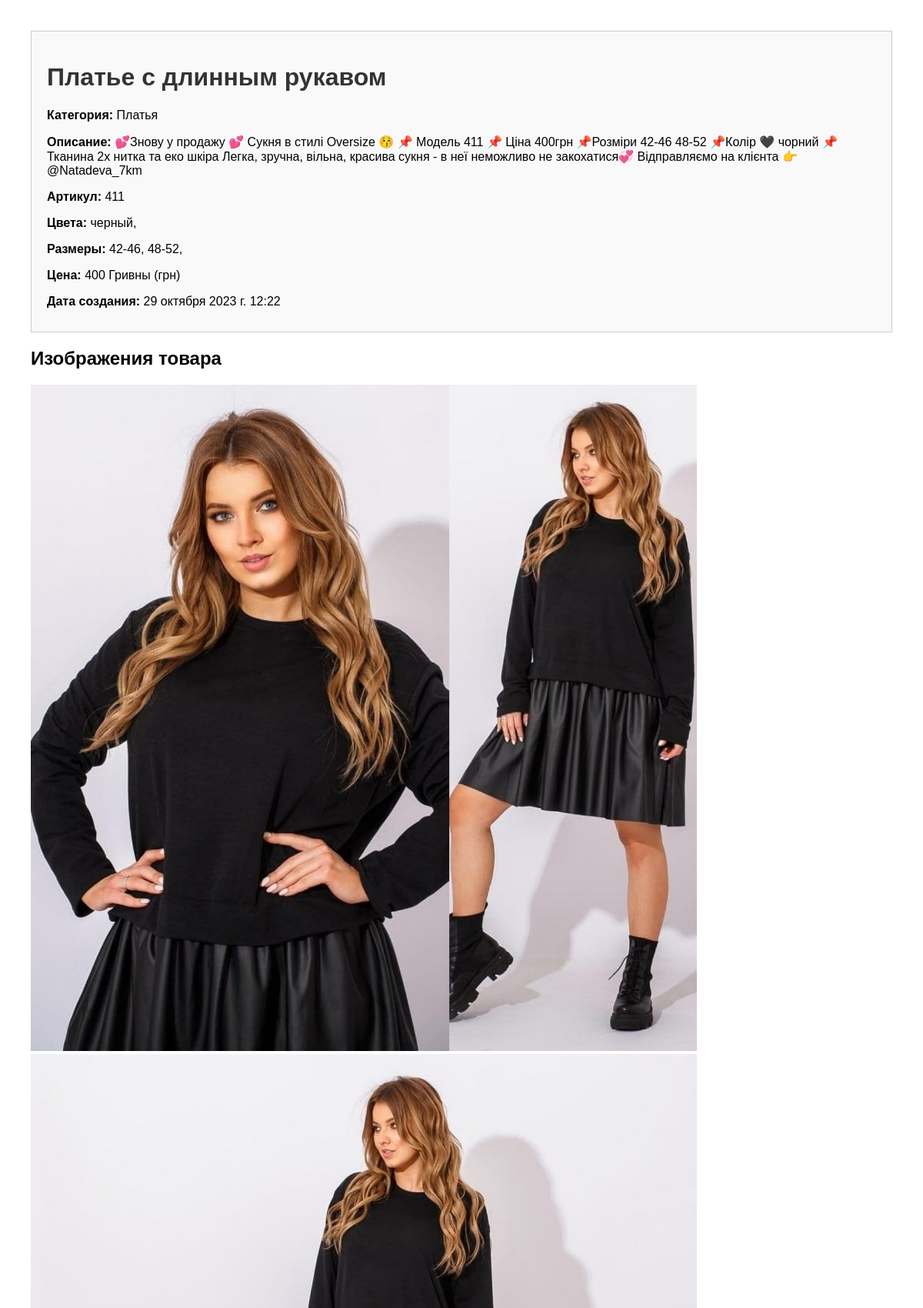
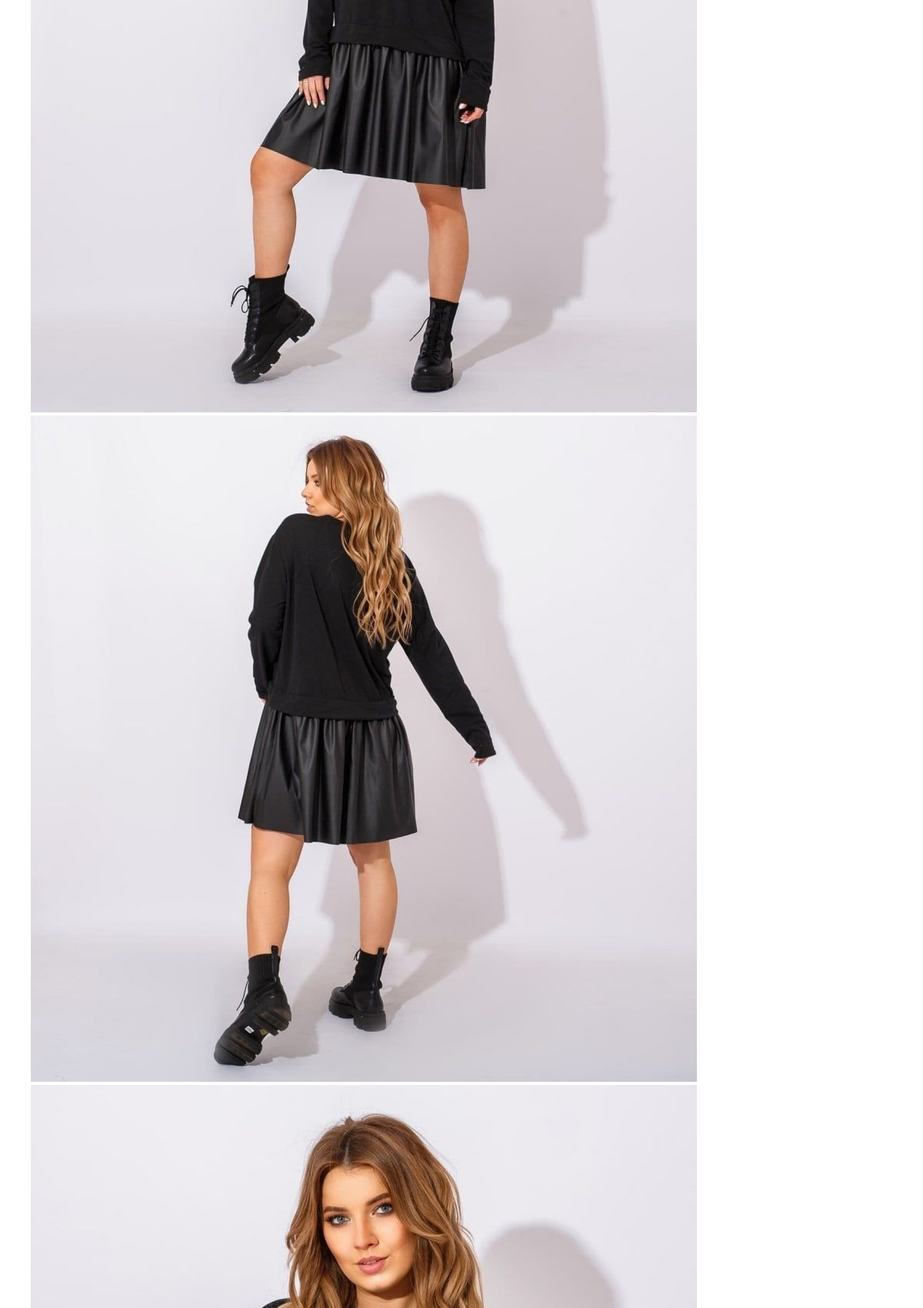
Screenshot of /products/platia/plate-s-dlinnym-rukavom-411/ (upper part) with the database file from the repository (2 pictures, top to bottom).
### catalog/models.py (models this page shows, shortened)
class Product(models.Model):
    title = models.CharField(max_length=200, verbose_name='Наименование')
    category = models.ForeignKey('Category', on_delete=models.CASCADE, verbose_name='Категория')
    description = models.TextField(verbose_name='Описание')
    sku = models.CharField(max_length=50, unique=True, verbose_name='Артикул')
    colors = models.ManyToManyField('Color', blank=True, verbose_name='Цвета')
    sizes = models.ManyToManyField('Size', blank=True, verbose_name='Размеры')
    price = models.DecimalField(max_digits=4, decimal_places=0, default=0, verbose_name='Цена')
    CURRENCY_CHOICES = (
        ('UAH', 'Гривны (грн)'),
        ('USD', 'Доллары (USD)'),
        ('EUR', 'Евро (EUR)'),
    )
    currency = models.CharField(max_length=3, choices=CURRENCY_CHOICES, default='UAH', verbose_name='Валюта')
    slug = models.SlugField(max_length=200, unique=True, blank=True, verbose_name='Слаг')
    created_at = models.DateTimeField(auto_now_add=True, verbose_name='Дата создания')
    updated_at = models.DateTimeField(auto_now=True, verbose_name='Дата обновления')
    is_active = models.BooleanField(default=True, verbose_name='Включен')
    def get_total_stock(self):
        total_stock = 0
        for modification in self.modifications.all():
            total_stock += modification.stock
        return total_stock
    get_total_stock.short_description = 'Общие остатки'
    def get_colors(self):
        return ", ".join([color.name for color in self.colors.all()])
    get_colors.short_description = 'Цвета товара'
    def get_sizes(self):
        return ", ".join([size.name for size in self.sizes.all()])
    get_sizes.short_description = 'Размеры товара'
    def thumbnail_image(self):
        images = Image.objects.filter(modification__product=self)
        if images:
            return format_html('<img src="{}"/>', images[0].thumbnail.url)
        return format_html('<p>No Image</p>')
    thumbnail_image.short_description = 'Миниатюра изображения'
    class Meta:
        verbose_name = 'Товар'
        verbose_name_plural = 'Товары'

class Category(models.Model):
    name = models.CharField(max_length=200, verbose_name='Наименование категории')
    slug = models.SlugField(max_length=200, unique=True, blank=True, verbose_name='Слаг')
    created_at = models.DateTimeField(auto_now_add=True, verbose_name='Дата создания')
    def __str__(self):
        return self.name
    class Meta:
        verbose_name = 'Категория товара'
        verbose_name_plural = 'Категории товара'
        ordering = ('name',)
        get_latest_by = 'created_at'

class Color(models.Model):
    name = models.CharField(max_length=50, unique=True)
    class Meta:
        verbose_name = 'Цвет'
        verbose_name_plural = 'Цвета'
        ordering = ['name']

class Size(models.Model):
    name = models.CharField(max_length=10, unique=True)
    class Meta:
        verbose_name = 'Размер'
        verbose_name_plural = 'Размеры'
        ordering = ['name']

class Image(models.Model):
    modification = models.ForeignKey('ProductModification', on_delete=models.CASCADE,
                                     verbose_name='Модификация товара', related_name='images')
    image = models.ImageField(upload_to='images/', verbose_name='Оригинальное изображение')
    thumbnail = ImageSpecField(
        source='image',
        processors=[ResizeToFit(100, 100)],
        format='JPEG',
        options={'quality': 60},
    )
    large_image = ImageSpecField(
        source='image',
        processors=[ResizeToFit(800, 800)],
        format='JPEG',
        options={'quality': 90}
    )
    def thumbnail_image(self):
        return format_html('<img src="{}"/>', self.thumbnail.url)
    thumbnail_image.allow_tags = True
    thumbnail_image.short_description = 'Миниатюра изображения'
    class Meta:
        verbose_name = 'Изображение товара'
        verbose_name_plural = 'Изображения товара'

### catalog/views.py (the view)
# urls.py: path('products/<slug:category_slug>/<slug:product_slug>/', views.product_detail, name='product_detail'),
def product_detail(request, category_slug, product_slug):
    category = Category.objects.get(slug=category_slug)
    product = Product.objects.get(slug=product_slug, category=category)
    images = Image.objects.filter(modification__product=product)  # Получите изображения товара
    return render(request, 'product_detail.html', {'product': product, 'images': images})

### catalog/templates/product_detail.html (shortened to what this page needs)
<!DOCTYPE html>
<html>
<head>
</head>
<body>
    <div class="product-details">
        <h1>{{ product.title }}</h1>
        <p><strong>Категория:</strong> {{ product.category }}</p>
        <p><strong>Описание:</strong> {{ product.description }}</p>
        <p><strong>Артикул:</strong> {{ product.sku }}</p>
        <p><strong>Цвета:</strong>
            {% for color in product.colors.all %}
                {{ color.name }},
            {% empty %}
                Нет данных
            {% endfor %}
        </p>
        <p><strong>Размеры:</strong>
            {% for size in product.sizes.all %}
                {{ size.name }},
            {% empty %}
                Нет данных
            {% endfor %}
        </p>
        <p><strong>Цена:</strong> {{ product.price }} {{ product.get_currency_display }}</p>
        <p><strong>Дата создания:</strong> {{ product.created_at }}</p>
    </div>
    <div class="product-image">
        <h2>Изображения товара</h2>
        {% for image in images %}
            <img src="{{ image.large_image.url }}" alt="{{ product.title }}">
        {% empty %}
            <p>Нет изображений</p>
        {% endfor %}
    </div>
</body>
</html>

### catalog/templates/product_detail.html (style rules this page uses)
body { font-family: Arial, sans-serif; margin: 20px; padding: 20px; }
h1 { color: #333; }
p { margin-bottom: 10px; }
.product-details { border: 1px solid #ccc; padding: 20px; background-color: #f9f9f9; }
.product-image { max-width: 400px; }

### rows the page displays
Product: title "Платье с длинным рукавом", category "Платья", description "💕Знову у продажу 💕 Сукня в стилі Oversize 😚 📌 Модель 411 📌 Ціна 400грн 📌Розміри 42-46 48-52 📌Колір 🖤 чорний 📌 Тканина 2х нитка та еко шкіра Легка, зручна, вільна, красива сукня - в неї неможливо не закохатися💞 Відправляємо на клієнта 👉 @Natadeva_7km", sku "411", price "400", currency "Гривны (грн)", created_at "29 октября 2023 г. 12:22"
Color: name "черный"
Size: name "42-46"
Size: name "48-52"
Image: large_image (picture)
Image: large_image (picture)
Image: large_image (picture)
Image: large_image (picture)
